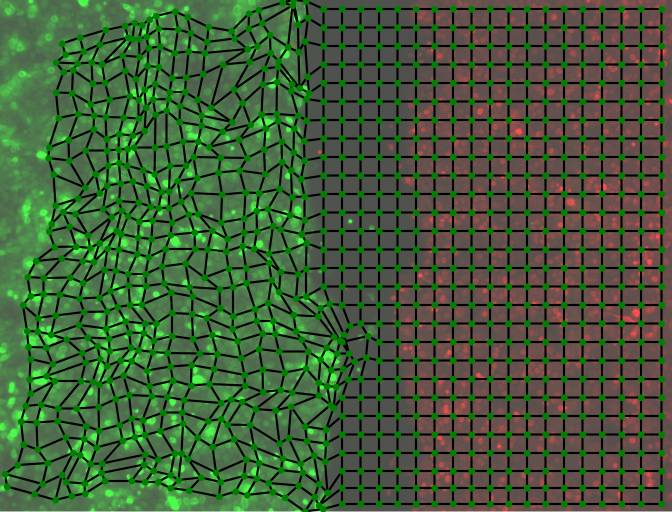
#> input picture mesh_frame20_green.png, 1344 x 1024 px (shown at 1/2 size)
$ python -i wound_statistics_tools.py   (imports and definitions only)   (older library calls are emulated)
#> lines starting #> are read from the running program, lines starting #| are printed output that depends on the picture
# -*- coding: utf-8 -*-
"""
Created on Thu Sep 27 22:04:57 2018

@author: felix

set of tools for describing the wound boundary of wound healing assays.
(may be quite experimental at present)

"""
import numpy as np
import pylab as plt

# =============================================================================
#   Wound Finding Tools
# =============================================================================
# option 1: detect boundary edges by image segmentation.
# [59 lines left out: function detect_edges_rgb, not called in this run]


def detect_edges_gray( img, downscale=32, smooth=2, sigma=3, return_img=False):
    """ Detects edges of a single colour sheet by running a Canny edge detector on dowsampled images.

    Parameters
    ----------
    img : numpy array
        (nrows, ncols) grayscale image
    downscale : int
        downsampling factor, resulting image will be reduced by 1./downscale times. downscale needs to divide image dimensions exactly.
    smooth : float
        width of the Gaussian used to smooth downsampled images
    sigma : float
        width of the Gaussian used in the Canny detector. Use larger values if too many lines detected
    return_img : bool
        if True, additionally return the downsampled smooth intermediate image

    Returns
    -------
    labelled : numpy array
        (nrows/downscale, ncols/downscale) integer array image giving the edge of the downsampled sheet
    img_ : numpy array
        if return_img is True, return the (nrows/downscale, ncols/downscale) downsampled image.

    """
    from skimage.filters import gaussian
    from skimage.feature import canny
    from skimage.measure import label
    import numpy as np
    from .Utility_Functions.image import pool_numpy

    img = np.dstack([img, img])
    img = pool_numpy(img, factor=(downscale, downscale, 1), func=np.max)

    img_ = img[:,:,0] / 255.
    img_ = gaussian(img_, sigma=smooth)
    edges = canny(img_, sigma=sigma)
    labelled = label(edges)

    if return_img:
        return labelled, img_
    else:
        return labelled

# use this function to preserve continuity in the detected wound boundary edges!.
# [599 lines left out: functions filter_edges, find_all_epsilon_pairs, generate_pair_distances, remove_singletons, sample_and_match_red_green_segs, match_red_green_segs and 8 more, not called in this run]

"""
Asymmetric least squares fitting tools
"""
# [1321 lines left out: functions baseline_als, baseline_als_direction, baseline_als_direction1, generalised_sigmoid, baseline_als_density, asymmetric_fit and 18 more, not called in this run]


>>> import cv2
>>> picture = cv2.imread('../../mesh_frame20_green.png', cv2.IMREAD_GRAYSCALE)
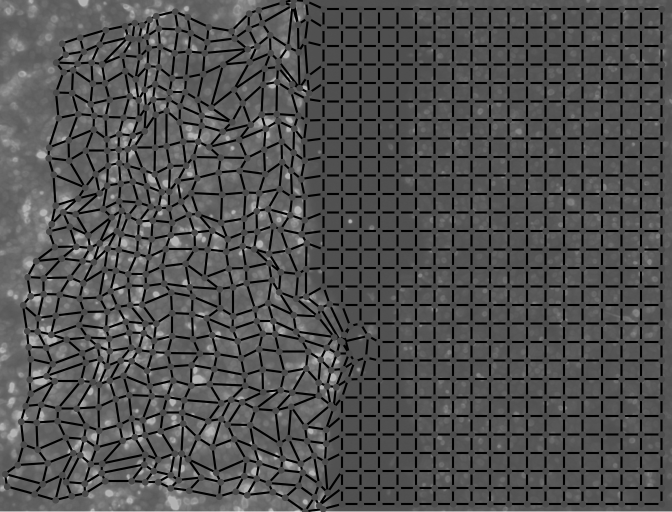
#> picture: shape (1024, 1344) (shown at 1/2 size); min 0, max 255, mean 81.5
>>> result = detect_edges_gray(picture)
#> (the run stopped early here; a loop or call above may not have finished)
